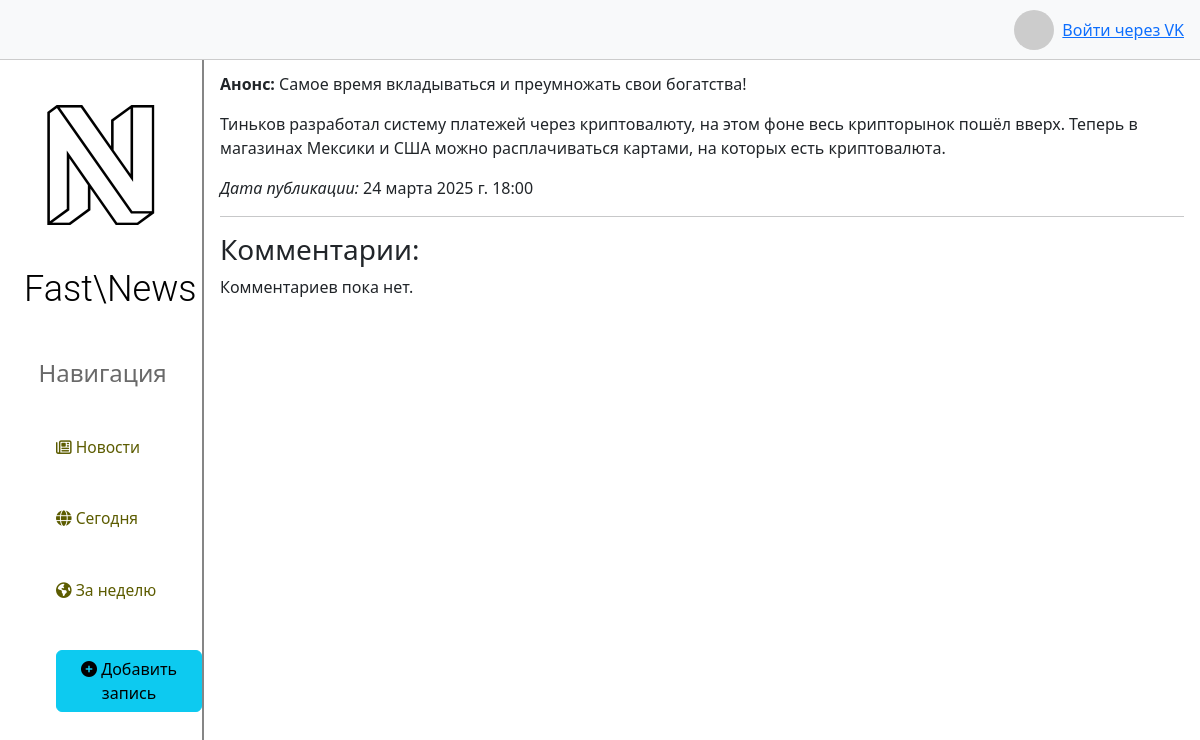
Screenshot of /news/2/ with the database file from the repository.
### news/models.py (models this page shows, shortened)
class Articles(models.Model):
    title = models.CharField('Название', max_length=50, default="")
    anons = models.CharField('Анонс', max_length=250)
    full_text = models.TextField('Статья')
    date = models.DateTimeField('Дата публикации')
    class Meta:
        verbose_name = 'Новость'
        verbose_name_plural = 'Новости'

### news/views.py (the view)
# urls.py: path('<int:article_id>/', views.article_detail, name='article_detail'),
def article_detail(request, article_id):
    article = Articles.objects.get(id=article_id)
    comments = article.comments.all()
    return render(request, 'news/article_detail.html', {
        'article': article,
        'comments': comments
    })

### news/templates/news/article_detail.html (shortened to what this page needs)
{% extends 'ex_1/layout.html' %}
{% block content %}
    <h1>{{ article.title }}</h1>
    <p><strong>Анонс:</strong> {{ article.anons }}</p>
    <p>{{ article.full_text }}</p>
    <p><em>Дата публикации:</em> {{ article.date }}</p>
    <hr>
    <h3>Комментарии:</h3>
    {% if comments %}
        <ul class="list-group">
            {% for comment in comments %}
                <li class="list-group-item d-flex align-items-center">
                    <img src="https://via.placeholder.com/40" class="rounded-circle me-3" alt="avatar">
                    <div>
                        <strong>Имя Фамилия</strong>
                        <p class="mb-0">{{ comment.content }}</p>
                    </div>
                </li>
            {% endfor %}
        </ul>
    {% else %}
        <p>Комментариев пока нет.</p>
    {% endif %}
{% endblock %}

### ex_1/static/ex_1/css/ex_1.css (style rules this page uses)
body { background: #ffffff; margin-left: 0; padding: 0; }

### rows the page displays
Articles: anons "Самое время вкладываться и преумножать свои богатства!", full_text "Тиньков разработал систему платежей через криптовалюту, на этом фоне весь крипторынок пошёл вверх. Теперь в магазинах Мексики и США можно расплачиваться картами, на которых есть криптовалюта.", date "24 марта 2025 г. 18:00"
